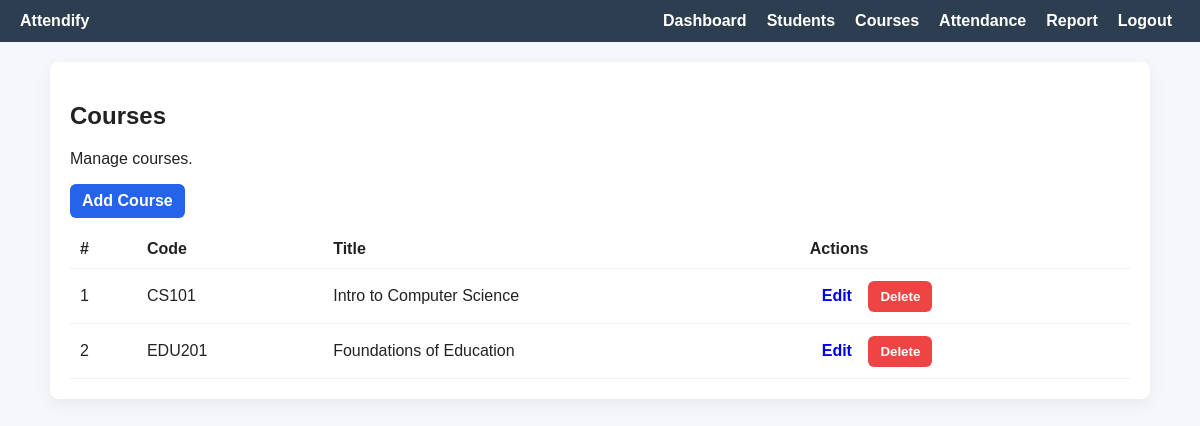
The page /courses (signed in) on the database its author committed.
### models.py (models this page shows, shortened)
class Course(db.Model):
    __tablename__ = 'courses'
    id = db.Column(db.Integer, primary_key=True)
    code = db.Column(db.String(50), unique=True, nullable=False)
    title = db.Column(db.String(200), nullable=False)
    students = db.relationship('Student', back_populates='course')

### routes.py (the view)
@bp.route('/courses')
@login_required
@role_required('professor')
def courses():
    courses = Course.query.order_by(Course.code).all()
    return render_template('courses.html', courses=courses)

### app.py (called while the page is built)
def create_app():
    app = Flask(__name__, instance_relative_config=False)
    app.config.from_object(Config)
    os.makedirs(os.path.join(app.root_path, 'instance'), exist_ok=True)
    db.init_app(app)
    login = LoginManager()
    login.login_view = 'main.login'
    login.init_app(app)
    @login.user_loader
    def load_user(user_id):
        return User.query.get(int(user_id))
    app.register_blueprint(bp)
    with app.app_context():
        db.create_all()
        if not User.query.filter_by(username='admin').first():
            admin = User(username='admin', password_hash=hash_password('admin123'), role='admin')
            db.session.add(admin)
            db.session.commit()
    return app

### routes.py (called while the page is built)
def role_required(*roles):
    def decorator(f):
        @wraps(f)
        def decorated_function(*args, **kwargs):
            if not current_user.is_authenticated:
                return redirect(url_for('main.login'))
            if current_user.role not in roles and current_user.role != 'admin':
                flash('You do not have permission to access this page.', 'danger')
                return redirect(url_for('main.dashboard'))
            return f(*args, **kwargs)
        return decorated_function
    return decorator

### templates/courses.html (shortened to what this page needs)
{% extends 'base.html' %}
{% block content %}
  <div class="header-row">
    <div><h2>Courses</h2><p class="small">Manage courses.</p></div>
    <div class="actions"><a class="btn btn-primary" href="{{ url_for('main.add_course') }}">Add Course</a></div>
  </div>
  <table>
    <thead><tr><th>#</th><th>Code</th><th>Title</th><th>Actions</th></tr></thead>
    <tbody>
      {% for c in courses %}
        <tr><td>{{ loop.index }}</td><td>{{ c.code }}</td><td>{{ c.title }}</td>
        <td>
          <a class="btn" href="{{ url_for('main.edit_course', id=c.id) }}">Edit</a>
          <form style="display:inline" method="post" action="{{ url_for('main.delete_course', id=c.id) }}" onsubmit="return confirm('Delete this course?');">
            <button type="submit" class="btn btn-danger">Delete</button>
          </form>
        </td></tr>
      {% else %}
        <tr><td colspan="4">No courses yet.</td></tr>
      {% endfor %}
    </tbody>
  </table>
{% endblock %}

### static/css/style.css (style rules this page uses)
* { box-sizing:border-box }
body { font-family:Arial, sans-serif;margin:0;padding:0;background:#f5f7fb;color:#222; }
.btn { display:inline-block;padding:8px 12px;border-radius:6px;text-decoration:none;border:none;cursor:pointer;font-weight:600; }
.btn-primary { background:#2563eb;color:#fff }
.btn-danger { background:#ef4444;color:#fff }
table { width:100%;border-collapse:collapse;margin-top:12px; }
th, td { padding:10px;border-bottom:1px solid #eef2f7;text-align:left; }

### rows shown on the page
Course: code "CS101", title "Intro to Computer Science"
Course: code "EDU201", title "Foundations of Education"
